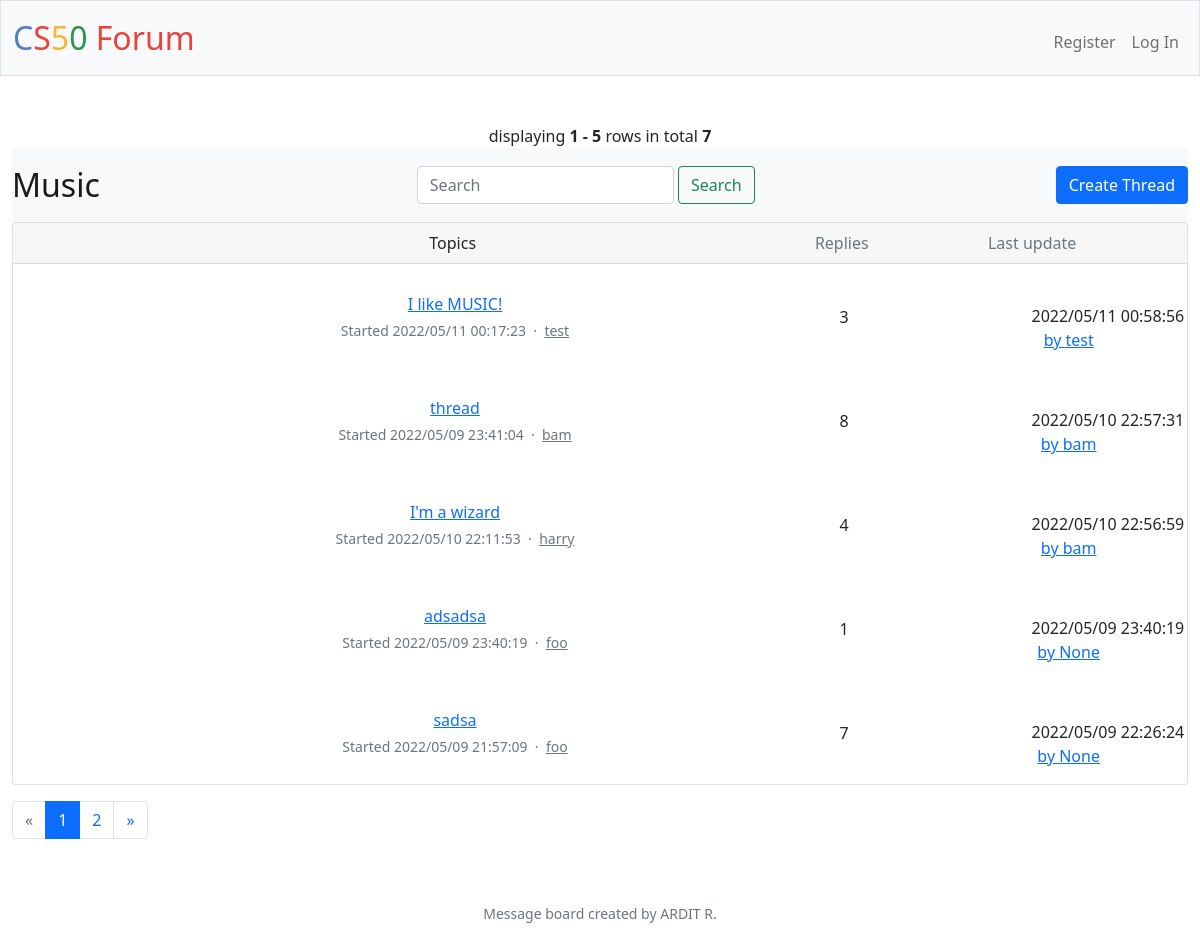
/music, run on the app's committed database.
### tables this page shows
CREATE TABLE thread (id INTEGER PRIMARY KEY AUTOINCREMENT NOT NULL, user TEXT NOT NULL, title TEXT NOT NULL, replies INTEGER NOT NULL DEFAULT 1, board TEXT NOT NULL, creation TEXT NOT NULL, latest TEXT NOT NULL, user_id INTEGER CANNOT BE NULL, latest_user TEXT, latest_id INTEGER);

### app.py (the view)
@app.route("/music")
def music():
    try:
        id = session["user_id"]
    except KeyError:
        id = ""
    row_user = db.execute("SELECT * FROM users WHERE id = ?", id)
    if len(row_user) < 1:
        user = ""
    else:
        user = row_user[0]["username"]
    rows = db.execute("SELECT * FROM thread WHERE board = 'music' ORDER BY latest DESC")
    page = request.args.get(get_page_parameter(), type=int, default=1)
    pagination = Pagination(page=page, per_page=5, total=len(rows), record_name='rows')
    i=(page-1) * 5
    rows1=rows[i:i+5]
    return render_template('music.html', pagination=pagination, rows=rows1, user=user)

### app.py (called while the page is built)
@app.after_request
def after_request(response):
    response.headers["Cache-Control"] = "no-cache, no-store, must-revalidate"
    response.headers["Expires"] = 0
    response.headers["Pragma"] = "no-cache"
    return response

### templates/music.html (shortened to what this page needs)
{% extends "layout.html" %}
{% block main %}
{{ pagination.info }}
    <nav class="navbar navbar-light bg-light">
        <a class="navbar-brand">Music</a>
        <form action="/search" method="get" class="form-inline">
            <div class="d-flex">
                <input class="form-control mr-sm-2" type="search" placeholder="Search" aria-label="Search" name="search">
                <button class="btn btn-outline-success my-2 my-sm-0" type="submit">Search</button>
            </div>
        </form>
        <a href="/thread" class="btn btn-primary">Create Thread</a>
    </nav>
    <link href="https://code.ionicframework.com/ionicons/2.0.1/css/ionicons.min.css" rel="stylesheet">
    <div class="card mb-3">
        <div class="card-header pl-0 pr-0">
            <div class="row no-gutters w-100 align-items-center">
                <div class="col ml-3" style="position:relative; left:55px">Topics</div>
                <div class="col-4 text-muted">
                    <div class="row no-gutters align-items-center">
                        <div class="col-4">Replies</div>
                        <div class="col-8">Last update</div>
                    </div>
                </div>
            </div>
        </div>
                {% for row in rows %}
                <div class="card-body py-3">
                    <div class="row no-gutters align-items-center">
                        <div class="col"> <a href="/viewthread?id={{ row["id"] }}" class="text-big" data-abc="true">{{ row["title"] }}</a>
                            <div class="text-muted small mt-1">Started {{ row["creation"] }} &nbsp;·&nbsp; <a href="/profile?id={{ row["user_id"] }}" class="text-muted" data-abc="true">{{ row["user"] }}</a></div>
                        </div>
                        <div class="d-none d-md-block col-4">
                            <div class="row no-gutters align-items-center">
                                <div class="col-4" style="position:relative; top:25px; left:-15px">{{ row["replies"] }}</div>
                                    <div class="media-body flex-truncate ml-2">
                                        <div class="col-8" style="margin-left: 180px">{{ row["latest"] }}</div> <a href="/profile?id={{ row["latest_id"] }}" class="col-8" style="margin-left: 160px" data-abc="true">by {{ row["latest_user"] }}</a>
                                    </div>
                            </div>
                        </div>
                    </div>
                </div>
                {% endfor %}
        </div>
{{ pagination.links }}
{% endblock %}

### static/styles.css (style rules this page uses)
nav .navbar-brand { font-size: xx-large; }

### data on the page
thread: title "I like MUSIC!", creation "2022/05/11 00:17:23", user "test", replies "3", latest "2022/05/11 00:58:56", latest_user "test"
thread: title "thread", creation "2022/05/09 23:41:04", user "bam", replies "8", latest "2022/05/10 22:57:31", latest_user "bam"
thread: title "I'm a wizard", creation "2022/05/10 22:11:53", user "harry", replies "4", latest "2022/05/10 22:56:59", latest_user "bam"
thread: title "adsadsa", creation "2022/05/09 23:40:19", user "foo", replies "1", latest "2022/05/09 23:40:19", latest_user "None"
thread: title "sadsa", creation "2022/05/09 21:57:09", user "foo", replies "7", latest "2022/05/09 22:26:24", latest_user "None"

### other printed values
{{ pagination.info }} "displaying 1 - 5 rows in total 7"
{{ pagination.links }} "« 1 2 »"
